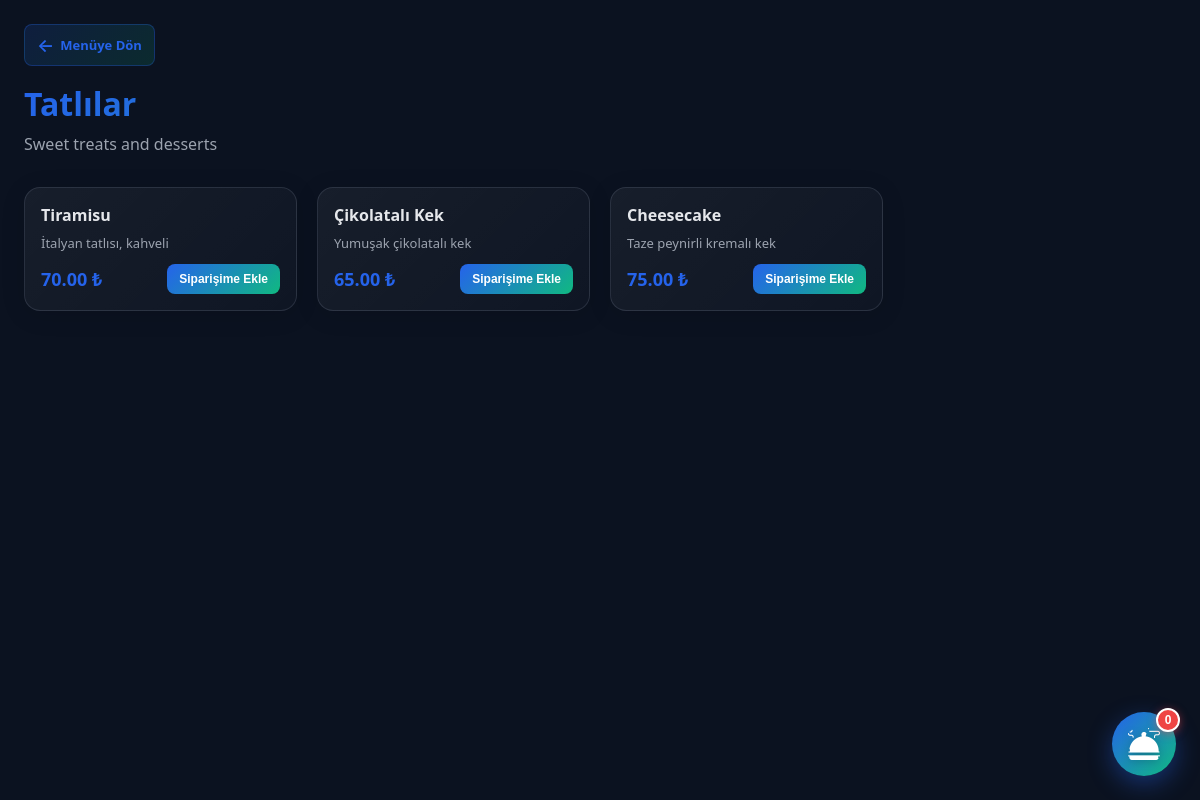
The page /customer/category.php?category_id=4 on the database its author committed.
### tables this page shows
CREATE TABLE MenuCategories (
    category_id INT AUTO_INCREMENT PRIMARY KEY,
    category_name VARCHAR(50) NOT NULL UNIQUE,
    description TEXT,
    display_order INT DEFAULT 0,
    created_at TIMESTAMP DEFAULT CURRENT_TIMESTAMP
);

CREATE TABLE MenuProducts (
    product_id INT AUTO_INCREMENT PRIMARY KEY,
    category_id INT NOT NULL,
    product_name VARCHAR(100) NOT NULL,
    description TEXT,
    price DECIMAL(10,2) NOT NULL,
    is_available BOOLEAN DEFAULT TRUE,
    image_url VARCHAR(255),
    created_at TIMESTAMP DEFAULT CURRENT_TIMESTAMP,
    FOREIGN KEY (category_id) REFERENCES MenuCategories(category_id) ON DELETE RESTRICT,
    INDEX idx_category (category_id)
);

### customer/category.php (the view, shortened to what this page needs)
<?php
$category_id = isset($_GET['category_id']) ? (int)$_GET['category_id'] : 0;
$database = new Database();
$db = $database->getConnection();
$query = "SELECT * FROM MenuCategories WHERE category_id = ?";
$stmt = $db->prepare($query);
$stmt->execute([$category_id]);
$category = $stmt->fetch(PDO::FETCH_ASSOC);
$query = "SELECT product_id, product_name, description, price, image_url FROM MenuProducts WHERE category_id = ? AND is_available = 1 ORDER BY product_id";
$stmt = $db->prepare($query);
$stmt->execute([$category_id]);
$products = $stmt->fetchAll(PDO::FETCH_ASSOC);
$categoryNames = [
    'Appetizers' => 'Başlangıçlar',
    'Soups' => 'Çorbalar',
    'Main Courses' => 'Ana Yemekler',
    'Desserts' => 'Tatlılar',
    'Beverages' => 'İçecekler',
];
$tr_name = $categoryNames[$category['category_name']] ?? $category['category_name'];
require_once __DIR__ . '/../includes/layout/top.php';
?>
<main class="app">
    <div class="customer-container">
        <header class="category-header">
            <div class="header-nav">
                <a href="menu.php" class="back-btn">
                    <span class="back-icon">←</span>
                    <span class="back-text">Menüye Dön</span>
                </a>
            </div>
            <h1><?= htmlspecialchars($tr_name) ?></h1>
            <p class="category-desc"><?= htmlspecialchars($category['description'] ?? '') ?></p>
        </header>
        <div class="products-grid">
            <?php if (empty($products)): ?>
                <div class="empty-state">
                    <p>📭 Bu kategoride ürün bulunamadı.</p>
                </div>
            <?php else: ?>
                <?php foreach ($products as $product): ?>
                    <div class="product-card">
                        <div class="product-content">
                            <h3 class="product-name"><?= htmlspecialchars($product['tr_name']) ?></h3>
                            <?php if ($product['tr_desc']): ?>
                                <p class="product-desc"><?= htmlspecialchars($product['tr_desc']) ?></p>
                            <?php endif; ?>
                            <div class="product-footer">
                                <span class="product-price"><?= number_format($product['price'], 2) ?> ₺</span>
                                <button class="add-to-cart-btn" onclick="addToOrder(<?= $product['product_id'] ?>, '<?= htmlspecialchars($product['tr_name'], ENT_QUOTES) ?>', <?= $product['price'] ?>, '<?= htmlspecialchars($product['image_url'] ?? '', ENT_QUOTES) ?>')">
                                    Siparişime Ekle
                                </button>
                            </div>
                        </div>
                    </div>
                <?php endforeach; ?>
            <?php endif; ?>
        </div>
    </div>
    <button class="order-bubble" id="orderBubble" onclick="toggleOrderPanel()">
        <img src="../assets/images/serving-dishes.png" alt="Siparişler" class="order-bubble__icon">
        <span class="order-bubble__badge" id="orderBadge">0</span>
    </button>
</main>
<?php require_once __DIR__ . '/../includes/layout/bottom.php'; ?>

### assets/css/style.css (style rules this page uses)
:root { --bg: #0b1220; --card: rgba(17, 24, 39, 0.75); --card-solid: #111827; --text: #e5e7eb; --muted: #9ca3af; --line: rgba(148, 163, 184, 0.18); --primary: #2563eb; --primary-2: #1d4ed8; --shadow: 0 18px 60px rgba(0, 0, 0, .35); --radius: 18px; }
* { box-sizing: border-box; }
html, body { height: 100%; }
body { margin: 0; font-family: system-ui, -apple-system, Segoe UI, Roboto, Arial; background: var(--bg); color: var(--text); }
a { color: inherit; }
.app { min-height: 100%; }

### customer/category.php (style rules this page uses)
.customer-container { max-width: 1200px; margin: 0 auto; padding: 24px; }
.category-header { margin-bottom: 32px; }
.header-nav { margin-bottom: 16px; }
.back-btn { display: inline-flex; align-items: center; gap: 6px; background: linear-gradient(135deg, rgba(37, 99, 235, 0.15) 0%, rgba(16, 185, 129, 0.15) 100%); color: var(--primary, #2563eb); text-decoration: none; font-weight: 600; padding: 8px 12px; border-radius: 8px; border: 1px solid rgba(37, 99, 235, 0.3); transition: all 0.3s cubic-bezier(0.23, 1, 0.32, 1); font-size: 13px; cursor: pointer; }
.back-icon { font-size: 18px; transition: transform 0.3s ease; }
.category-header h1 { margin: 12px 0 8px; font-size: 32px; font-weight: 700; color: var(--text, #e2e8f0); background: linear-gradient(135deg, #2563eb, #10b981); -webkit-background-clip: text; -webkit-text-fill-color: transparent; background-clip: text; }
.category-desc { margin: 0; color: var(--muted, #94a3b8); font-size: 16px; }
.products-grid { display: grid; grid-template-columns: repeat(auto-fill, minmax(260px, 1fr)); gap: 20px; margin-bottom: 32px; }
.product-card { background: linear-gradient(135deg, rgba(255,255,255,0.05) 0%, rgba(255,255,255,0.02) 100%); border: 1px solid var(--line, rgba(148, 163, 184, 0.2)); border-radius: 16px; overflow: hidden; transition: all 0.35s cubic-bezier(0.23, 1, 0.32, 1); display: flex; flex-direction: column; box-shadow: 0 4px 24px rgba(0, 0, 0, 0.12); position: relative; }
.product-content { padding: 16px; display: flex; flex-direction: column; flex-grow: 1; }
.product-name { margin: 0 0 8px; font-size: 16px; font-weight: 700; color: var(--text, #e2e8f0); }
.product-desc { margin: 0 0 12px; font-size: 13px; color: var(--muted, #94a3b8); flex-grow: 1; line-height: 1.4; }
.product-footer { display: flex; justify-content: space-between; align-items: center; margin-top: auto; gap: 12px; }
.product-price { font-size: 18px; font-weight: 700; color: var(--primary, #2563eb); white-space: nowrap; }
.add-to-cart-btn { background: linear-gradient(135deg, var(--primary, #2563eb) 0%, #10b981 100%); color: white; border: none; padding: 8px 12px; border-radius: 8px; cursor: pointer; font-weight: 600; transition: all 0.3s cubic-bezier(0.23, 1, 0.32, 1); font-size: 12px; white-space: nowrap; }
.product-card { animation: fadeIn 0.6s ease-out; }
.order-bubble { position: fixed; bottom: 24px; right: 24px; width: 64px; height: 64px; border-radius: 50%; background: linear-gradient(135deg, #2563eb 0%, #10b981 100%); border: none; box-shadow: 0 8px 24px rgba(37, 99, 235, 0.4); cursor: pointer; display: flex; align-items: center; justify-content: center; transition: all 0.3s cubic-bezier(0.23, 1, 0.320, 1); z-index: 999; overflow: visible; }
.order-bubble__icon { width: 32px; height: 32px; object-fit: contain; filter: brightness(0) invert(1) drop-shadow(0 2px 4px rgba(0, 0, 0, 0.2)); }
.order-bubble__badge { position: absolute; top: -4px; right: -4px; background: #ef4444; color: white; font-size: 12px; font-weight: 700; min-width: 24px; height: 24px; border-radius: 12px; display: flex; align-items: center; justify-content: center; padding: 0 6px; box-shadow: 0 2px 8px rgba(239, 68, 68, 0.5); border: 2px solid white; }

### rows shown on the page
menucategories: category_name "Tatlılar", description "Sweet treats and desserts"
menuproducts: product_name "Tiramisu", tr_desc "İtalyan tatlısı, kahveli", price "70.00"
menuproducts: tr_name "Çikolatalı Kek", tr_desc "Yumuşak çikolatalı kek", price "65.00"
menuproducts: product_name "Cheesecake", tr_desc "Taze peynirli kremalı kek", price "75.00"
